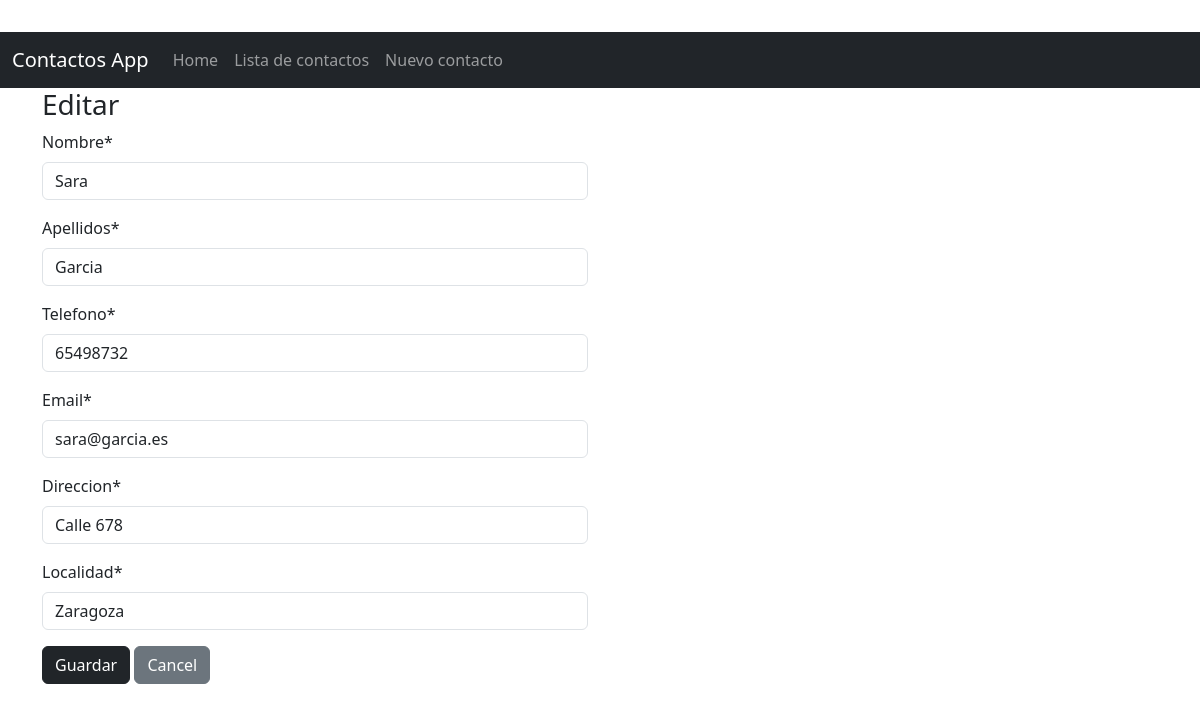
The app's page /agenda/editar/6/ with its own data.
### agenda/models.py (models this page shows, shortened)
class Contacto(models.Model):
    nombre = models.CharField(max_length=50, unique=True)
    apellidos = models.CharField(max_length=50)
    telefono = models.CharField(max_length=9)
    email = models.EmailField()
    direccion = models.TextField(max_length=100)
    localidad = models.CharField(max_length=50)
    class Meta:
        db_table = "contacto"

### agenda/views.py (the view)
# urls.py: path('editar/<int:pk>/', view=views.UpdateContactoView.as_view(), name='editar_contacto'),
class UpdateContactoView(UpdateView):
    model = Contacto
    template_name = 'nuevo_contacto.html'
    fields = ['nombre', 'apellidos', 'telefono', 'email', 'direccion', 'localidad']
    success_url = '/listar/'
    def get_context_data(self, **kwargs):
        contexto = super().get_context_data(**kwargs)
        contexto['accion'] = 'Editar'
        return contexto
    def get_form(self, form_class=None):
        form = super().get_form(form_class)
        form.fields['direccion'].widget = forms.TextInput(attrs={'type': 'text'})
        return form

### agenda/templates/nuevo_contacto.html (shortened to what this page needs)
{% extends 'base.html' %}
{% block content %}
    {% load crispy_forms_tags %}
    <div class="container">
        <div class="row">
            <div class="col-md-6">
                <h3>{{ accion }}</h3>
                <form method="post" class="form">
                    {{ form|crispy }}
                    <input type="submit" value="Guardar" class="btn btn-dark">
                    <a href="{% url 'listar_contactos' %}"><button type="button" class="btn btn-secondary">Cancel</button></a>
                </form>
            </div>
        </div>
{% endblock %}

### records on screen
Contacto: nombre "Sara", apellidos "Garcia", telefono "65498732", email "sara@garcia.es", direccion "Calle 678", localidad "Zaragoza"

### other values on screen
{{ accion }} "Editar"
